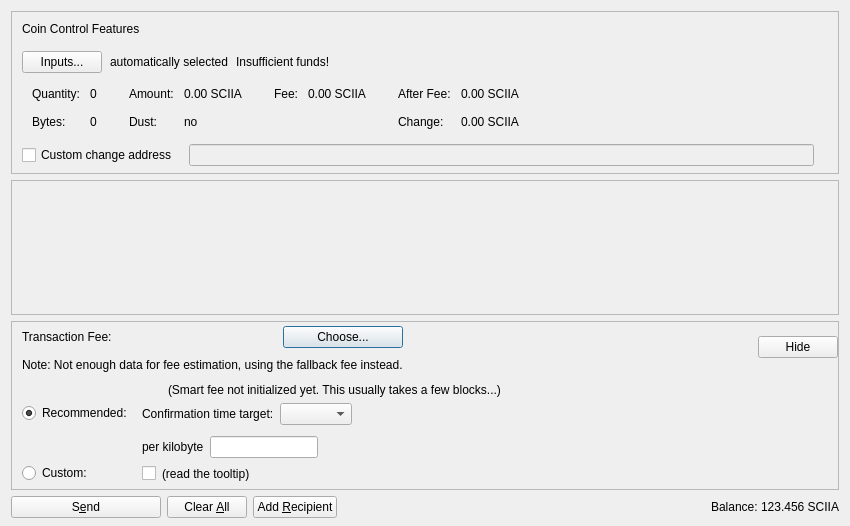
<?xml version="1.0" encoding="UTF-8"?>
<ui version="4.0">
 <class>SendCoinsDialog</class>
 <widget class="QDialog" name="SendCoinsDialog">
  <property name="geometry">
   <rect>
    <x>0</x>
    <y>0</y>
    <width>850</width>
    <height>526</height>
   </rect>
  </property>
  <property name="windowTitle">
   <string>Send Coins</string>
  </property>
  <layout class="QVBoxLayout" name="verticalLayout" stretch="0,1,0,0">
   <property name="bottomMargin">
    <number>8</number>
   </property>
   <item>
    <widget class="QFrame" name="frameCoinControl">
     <property name="sizePolicy">
      <sizepolicy hsizetype="Expanding" vsizetype="Expanding">
       <horstretch>0</horstretch>
       <verstretch>0</verstretch>
      </sizepolicy>
     </property>
     <property name="maximumSize">
      <size>
       <width>16777215</width>
       <height>16777215</height>
      </size>
     </property>
     <property name="frameShape">
      <enum>QFrame::StyledPanel</enum>
     </property>
     <property name="frameShadow">
      <enum>QFrame::Sunken</enum>
     </property>
     <layout class="QVBoxLayout" name="verticalLayoutCoinControl2">
      <property name="spacing">
       <number>0</number>
      </property>
      <property name="leftMargin">
       <number>0</number>
      </property>
      <property name="topMargin">
       <number>0</number>
      </property>
      <property name="rightMargin">
       <number>0</number>
      </property>
      <property name="bottomMargin">
       <number>6</number>
      </property>
      <item>
       <layout class="QVBoxLayout" name="verticalLayoutCoinControl" stretch="0,0,0,0,1">
        <property name="spacing">
         <number>0</number>
        </property>
        <property name="leftMargin">
         <number>10</number>
        </property>
        <property name="topMargin">
         <number>10</number>
        </property>
        <item>
         <layout class="QHBoxLayout" name="horizontalLayoutCoinControl1">
          <property name="bottomMargin">
           <number>15</number>
          </property>
          <item>
           <widget class="QLabel" name="labelCoinControlFeatures">
            <property name="sizePolicy">
             <sizepolicy hsizetype="Preferred" vsizetype="Maximum">
              <horstretch>0</horstretch>
              <verstretch>0</verstretch>
             </sizepolicy>
            </property>
            <property name="text">
             <string>Coin Control Features</string>
            </property>
           </widget>
          </item>
         </layout>
        </item>
        <item>
         <layout class="QHBoxLayout" name="horizontalLayoutCoinControl2" stretch="0,0,0,0">
          <property name="spacing">
           <number>8</number>
          </property>
          <property name="bottomMargin">
           <number>10</number>
          </property>
          <item>
           <widget class="QPushButton" name="pushButtonCoinControl">
            <property name="styleSheet">
             <string notr="true"/>
            </property>
            <property name="text">
             <string>Inputs...</string>
            </property>
            <property name="autoDefault">
             <bool>false</bool>
            </property>
           </widget>
          </item>
          <item>
           <widget class="QLabel" name="labelCoinControlAutomaticallySelected">
            <property name="text">
             <string>automatically selected</string>
            </property>
            <property name="margin">
             <number>5</number>
            </property>
           </widget>
          </item>
          <item>
           <widget class="QLabel" name="labelCoinControlInsuffFunds">
            <property name="text">
             <string>Insufficient funds!</string>
            </property>
            <property name="margin">
             <number>5</number>
            </property>
           </widget>
          </item>
          <item>
           <spacer name="horizontalSpacerCoinControl">
            <property name="orientation">
             <enum>Qt::Horizontal</enum>
            </property>
            <property name="sizeHint" stdset="0">
             <size>
              <width>40</width>
              <height>1</height>
             </size>
            </property>
           </spacer>
          </item>
         </layout>
        </item>
        <item>
         <widget class="QWidget" name="widgetCoinControl" native="true">
          <property name="sizePolicy">
           <sizepolicy hsizetype="Preferred" vsizetype="Preferred">
            <horstretch>0</horstretch>
            <verstretch>0</verstretch>
           </sizepolicy>
          </property>
          <property name="minimumSize">
           <size>
            <width>0</width>
            <height>0</height>
           </size>
          </property>
          <property name="styleSheet">
           <string notr="true"/>
          </property>
          <layout class="QHBoxLayout" name="horizontalLayoutCoinControl5">
           <property name="leftMargin">
            <number>0</number>
           </property>
           <property name="topMargin">
            <number>0</number>
           </property>
           <property name="rightMargin">
            <number>0</number>
           </property>
           <property name="bottomMargin">
            <number>0</number>
           </property>
           <item>
            <layout class="QHBoxLayout" name="horizontalLayoutCoinControl3" stretch="0,0,0,1">
             <property name="spacing">
              <number>20</number>
             </property>
             <property name="topMargin">
              <number>0</number>
             </property>
             <property name="bottomMargin">
              <number>10</number>
             </property>
             <item>
              <layout class="QFormLayout" name="formLayoutCoinControl1">
               <property name="horizontalSpacing">
                <number>10</number>
               </property>
               <property name="verticalSpacing">
                <number>14</number>
               </property>
               <property name="leftMargin">
                <number>10</number>
               </property>
               <property name="topMargin">
                <number>4</number>
               </property>
               <property name="rightMargin">
                <number>6</number>
               </property>
               <item row="0" column="0">
                <widget class="QLabel" name="labelCoinControlQuantityText">
                 <property name="text">
                  <string>Quantity:</string>
                 </property>
                 <property name="margin">
                  <number>0</number>
                 </property>
                </widget>
               </item>
               <item row="0" column="1">
                <widget class="QLabel" name="labelCoinControlQuantity">
                 <property name="cursor">
                  <cursorShape>IBeamCursor</cursorShape>
                 </property>
                 <property name="contextMenuPolicy">
                  <enum>Qt::ActionsContextMenu</enum>
                 </property>
                 <property name="text">
                  <string notr="true">0</string>
                 </property>
                 <property name="margin">
                  <number>0</number>
                 </property>
                 <property name="textInteractionFlags">
                  <set>Qt::LinksAccessibleByMouse|Qt::TextSelectableByKeyboard|Qt::TextSelectableByMouse</set>
                 </property>
                </widget>
               </item>
               <item row="1" column="0">
                <widget class="QLabel" name="labelCoinControlBytesText">
                 <property name="text">
                  <string>Bytes:</string>
                 </property>
                </widget>
               </item>
               <item row="1" column="1">
                <widget class="QLabel" name="labelCoinControlBytes">
                 <property name="cursor">
                  <cursorShape>IBeamCursor</cursorShape>
                 </property>
                 <property name="contextMenuPolicy">
                  <enum>Qt::ActionsContextMenu</enum>
                 </property>
                 <property name="text">
                  <string notr="true">0</string>
                 </property>
                 <property name="textInteractionFlags">
                  <set>Qt::LinksAccessibleByMouse|Qt::TextSelectableByKeyboard|Qt::TextSelectableByMouse</set>
                 </property>
                </widget>
               </item>
              </layout>
             </item>
             <item>
              <layout class="QFormLayout" name="formLayoutCoinControl2">
               <property name="horizontalSpacing">
                <number>10</number>
               </property>
               <property name="verticalSpacing">
                <number>14</number>
               </property>
               <property name="leftMargin">
                <number>6</number>
               </property>
               <property name="topMargin">
                <number>4</number>
               </property>
               <property name="rightMargin">
                <number>6</number>
               </property>
               <item row="0" column="0">
                <widget class="QLabel" name="labelCoinControlAmountText">
                 <property name="text">
                  <string>Amount:</string>
                 </property>
                 <property name="margin">
                  <number>0</number>
                 </property>
                </widget>
               </item>
               <item row="0" column="1">
                <widget class="QLabel" name="labelCoinControlAmount">
                 <property name="cursor">
                  <cursorShape>IBeamCursor</cursorShape>
                 </property>
                 <property name="contextMenuPolicy">
                  <enum>Qt::ActionsContextMenu</enum>
                 </property>
                 <property name="text">
                  <string notr="true">0.00 SCIIA</string>
                 </property>
                 <property name="textInteractionFlags">
                  <set>Qt::LinksAccessibleByMouse|Qt::TextSelectableByKeyboard|Qt::TextSelectableByMouse</set>
                 </property>
                </widget>
               </item>
               <item row="1" column="0">
                <widget class="QLabel" name="labelCoinControlLowOutputText">
                 <property name="text">
                  <string>Dust:</string>
                 </property>
                </widget>
               </item>
               <item row="1" column="1">
                <widget class="QLabel" name="labelCoinControlLowOutput">
                 <property name="cursor">
                  <cursorShape>IBeamCursor</cursorShape>
                 </property>
                 <property name="contextMenuPolicy">
                  <enum>Qt::ActionsContextMenu</enum>
                 </property>
                 <property name="text">
                  <string notr="true">no</string>
                 </property>
                 <property name="textInteractionFlags">
                  <set>Qt::LinksAccessibleByMouse|Qt::TextSelectableByKeyboard|Qt::TextSelectableByMouse</set>
                 </property>
                </widget>
               </item>
              </layout>
             </item>
             <item>
              <layout class="QFormLayout" name="formLayoutCoinControl3">
               <property name="horizontalSpacing">
                <number>10</number>
               </property>
               <property name="verticalSpacing">
                <number>14</number>
               </property>
               <property name="leftMargin">
                <number>6</number>
               </property>
               <property name="topMargin">
                <number>4</number>
               </property>
               <property name="rightMargin">
                <number>6</number>
               </property>
               <item row="0" column="0">
                <widget class="QLabel" name="labelCoinControlFeeText">
                 <property name="text">
                  <string>Fee:</string>
                 </property>
                 <property name="margin">
                  <number>0</number>
                 </property>
                </widget>
               </item>
               <item row="0" column="1">
                <widget class="QLabel" name="labelCoinControlFee">
                 <property name="cursor">
                  <cursorShape>IBeamCursor</cursorShape>
                 </property>
                 <property name="contextMenuPolicy">
                  <enum>Qt::ActionsContextMenu</enum>
                 </property>
                 <property name="text">
                  <string notr="true">0.00 SCIIA</string>
                 </property>
                 <property name="textInteractionFlags">
                  <set>Qt::LinksAccessibleByMouse|Qt::TextSelectableByKeyboard|Qt::TextSelectableByMouse</set>
                 </property>
                </widget>
               </item>
              </layout>
             </item>
             <item>
              <layout class="QFormLayout" name="formLayoutCoinControl4">
               <property name="horizontalSpacing">
                <number>10</number>
               </property>
               <property name="verticalSpacing">
                <number>14</number>
               </property>
               <property name="leftMargin">
                <number>6</number>
               </property>
               <property name="topMargin">
                <number>4</number>
               </property>
               <property name="rightMargin">
                <number>6</number>
               </property>
               <item row="0" column="0">
                <widget class="QLabel" name="labelCoinControlAfterFeeText">
                 <property name="text">
                  <string>After Fee:</string>
                 </property>
                 <property name="margin">
                  <number>0</number>
                 </property>
                </widget>
               </item>
               <item row="0" column="1">
                <widget class="QLabel" name="labelCoinControlAfterFee">
                 <property name="cursor">
                  <cursorShape>IBeamCursor</cursorShape>
                 </property>
                 <property name="contextMenuPolicy">
                  <enum>Qt::ActionsContextMenu</enum>
                 </property>
                 <property name="text">
                  <string notr="true">0.00 SCIIA</string>
                 </property>
                 <property name="textInteractionFlags">
                  <set>Qt::LinksAccessibleByMouse|Qt::TextSelectableByKeyboard|Qt::TextSelectableByMouse</set>
                 </property>
                </widget>
               </item>
               <item row="1" column="0">
                <widget class="QLabel" name="labelCoinControlChangeText">
                 <property name="text">
                  <string>Change:</string>
                 </property>
                </widget>
               </item>
               <item row="1" column="1">
                <widget class="QLabel" name="labelCoinControlChange">
                 <property name="cursor">
                  <cursorShape>IBeamCursor</cursorShape>
                 </property>
                 <property name="contextMenuPolicy">
                  <enum>Qt::ActionsContextMenu</enum>
                 </property>
                 <property name="text">
                  <string notr="true">0.00 SCIIA</string>
                 </property>
                 <property name="textInteractionFlags">
                  <set>Qt::LinksAccessibleByMouse|Qt::TextSelectableByKeyboard|Qt::TextSelectableByMouse</set>
                 </property>
                </widget>
               </item>
              </layout>
             </item>
            </layout>
           </item>
          </layout>
         </widget>
        </item>
        <item>
         <layout class="QHBoxLayout" name="horizontalLayoutCoinControl4" stretch="0,0,0">
          <property name="spacing">
           <number>12</number>
          </property>
          <property name="sizeConstraint">
           <enum>QLayout::SetDefaultConstraint</enum>
          </property>
          <property name="topMargin">
           <number>5</number>
          </property>
          <property name="rightMargin">
           <number>5</number>
          </property>
          <item>
           <widget class="QCheckBox" name="checkBoxCoinControlChange">
            <property name="toolTip">
             <string>If this is activated, but the change address is empty or invalid, change will be sent to a newly generated address.</string>
            </property>
            <property name="text">
             <string>Custom change address</string>
            </property>
           </widget>
          </item>
          <item>
           <widget class="QValidatedLineEdit" name="lineEditCoinControlChange">
            <property name="enabled">
             <bool>false</bool>
            </property>
            <property name="sizePolicy">
             <sizepolicy hsizetype="Expanding" vsizetype="Fixed">
              <horstretch>0</horstretch>
              <verstretch>0</verstretch>
             </sizepolicy>
            </property>
           </widget>
          </item>
          <item>
           <widget class="QLabel" name="labelCoinControlChangeLabel">
            <property name="sizePolicy">
             <sizepolicy hsizetype="Preferred" vsizetype="Expanding">
              <horstretch>0</horstretch>
              <verstretch>0</verstretch>
             </sizepolicy>
            </property>
            <property name="minimumSize">
             <size>
              <width>0</width>
              <height>0</height>
             </size>
            </property>
            <property name="text">
             <string/>
            </property>
            <property name="margin">
             <number>3</number>
            </property>
           </widget>
          </item>
         </layout>
        </item>
        <item>
         <spacer name="verticalSpacerCoinControl">
          <property name="orientation">
           <enum>Qt::Vertical</enum>
          </property>
          <property name="sizeHint" stdset="0">
           <size>
            <width>800</width>
            <height>1</height>
           </size>
          </property>
         </spacer>
        </item>
       </layout>
      </item>
     </layout>
    </widget>
   </item>
   <item>
    <widget class="QScrollArea" name="scrollArea">
     <property name="widgetResizable">
      <bool>true</bool>
     </property>
     <widget class="QWidget" name="scrollAreaWidgetContents">
      <property name="geometry">
       <rect>
        <x>0</x>
        <y>0</y>
        <width>830</width>
        <height>104</height>
       </rect>
      </property>
      <layout class="QVBoxLayout" name="verticalLayout_2" stretch="0,1">
       <property name="leftMargin">
        <number>0</number>
       </property>
       <property name="topMargin">
        <number>0</number>
       </property>
       <property name="rightMargin">
        <number>0</number>
       </property>
       <property name="bottomMargin">
        <number>0</number>
       </property>
       <item>
        <layout class="QVBoxLayout" name="entries">
         <property name="spacing">
          <number>6</number>
         </property>
        </layout>
       </item>
       <item>
        <spacer name="verticalSpacer">
         <property name="orientation">
          <enum>Qt::Vertical</enum>
         </property>
         <property name="sizeHint" stdset="0">
          <size>
           <width>20</width>
           <height>40</height>
          </size>
         </property>
        </spacer>
       </item>
      </layout>
     </widget>
    </widget>
   </item>
   <item>
    <widget class="QFrame" name="frameFee">
     <property name="sizePolicy">
      <sizepolicy hsizetype="Expanding" vsizetype="Expanding">
       <horstretch>0</horstretch>
       <verstretch>0</verstretch>
      </sizepolicy>
     </property>
     <property name="maximumSize">
      <size>
       <width>16777215</width>
       <height>16777215</height>
      </size>
     </property>
     <property name="frameShape">
      <enum>QFrame::StyledPanel</enum>
     </property>
     <property name="frameShadow">
      <enum>QFrame::Sunken</enum>
     </property>
     <layout class="QVBoxLayout" name="verticalLayoutFee1">
      <property name="spacing">
       <number>0</number>
      </property>
      <property name="leftMargin">
       <number>0</number>
      </property>
      <property name="topMargin">
       <number>0</number>
      </property>
      <property name="rightMargin">
       <number>0</number>
      </property>
      <property name="bottomMargin">
       <number>0</number>
      </property>
      <item>
       <layout class="QVBoxLayout" name="verticalLayoutFee2" stretch="0,0,0">
        <property name="spacing">
         <number>0</number>
        </property>
        <property name="leftMargin">
         <number>10</number>
        </property>
        <property name="topMargin">
         <number>0</number>
        </property>
        <item>
         <layout class="QHBoxLayout" name="horizontalLayoutFee1">
          <property name="bottomMargin">
           <number>0</number>
          </property>
          <item>
           <layout class="QVBoxLayout" name="verticalLayoutFee7">
            <property name="spacing">
             <number>0</number>
            </property>
            <item>
             <spacer name="verticalSpacerSmartFee">
              <property name="orientation">
               <enum>Qt::Vertical</enum>
              </property>
              <property name="sizeType">
               <enum>QSizePolicy::Fixed</enum>
              </property>
              <property name="sizeHint" stdset="0">
               <size>
                <width>1</width>
                <height>4</height>
               </size>
              </property>
             </spacer>
            </item>
            <item>
             <layout class="QHBoxLayout" name="horizontalLayoutSmartFee">
              <property name="spacing">
               <number>10</number>
              </property>
              <item>
               <widget class="QLabel" name="labelFeeHeadline">
                <property name="sizePolicy">
                 <sizepolicy hsizetype="Preferred" vsizetype="Maximum">
                  <horstretch>0</horstretch>
                  <verstretch>0</verstretch>
                 </sizepolicy>
                </property>
                <property name="text">
                 <string>Transaction Fee:</string>
                </property>
               </widget>
              </item>
              <item>
               <widget class="QLabel" name="labelFeeMinimized">
                <property name="text">
                 <string/>
                </property>
               </widget>
              </item>
              <item>
               <widget class="QPushButton" name="buttonChooseFee">
                <property name="text">
                 <string>Choose...</string>
                </property>
               </widget>
              </item>
             </layout>
            </item>
            <item>
             <spacer name="verticalSpacer_7">
              <property name="orientation">
               <enum>Qt::Vertical</enum>
              </property>
              <property name="sizeHint" stdset="0">
               <size>
                <width>1</width>
                <height>10</height>
               </size>
              </property>
             </spacer>
            </item>
            <item>
             <widget class="QLabel" name="fallbackFeeWarningLabel">
              <property name="toolTip">
               <string>Using the fallbackfee can result in sending a transaction that will take several hours or days (or never) to confirm. Consider choosing your fee manually or wait until you have validated the complete chain.</string>
              </property>
              <property name="text">
               <string>Note: Not enough data for fee estimation, using the fallback fee instead.</string>
              </property>
              <property name="wordWrap">
               <bool>false</bool>
              </property>
             </widget>
            </item>
            <item>
             <spacer name="verticalSpacer_5">
              <property name="orientation">
               <enum>Qt::Vertical</enum>
              </property>
              <property name="sizeHint" stdset="0">
               <size>
                <width>1</width>
                <height>1</height>
               </size>
              </property>
             </spacer>
            </item>
           </layout>
          </item>
          <item>
           <spacer name="horizontalSpacer_4">
            <property name="orientation">
             <enum>Qt::Horizontal</enum>
            </property>
            <property name="sizeHint" stdset="0">
             <size>
              <width>1</width>
              <height>1</height>
             </size>
            </property>
           </spacer>
          </item>
          <item>
           <widget class="QPushButton" name="buttonMinimizeFee">
            <property name="toolTip">
             <string>collapse fee-settings</string>
            </property>
            <property name="text">
             <string>Hide</string>
            </property>
           </widget>
          </item>
         </layout>
        </item>
        <item>
         <widget class="QFrame" name="frameFeeSelection">
          <layout class="QVBoxLayout" name="verticalLayoutFee12">
           <property name="spacing">
            <number>0</number>
           </property>
           <property name="leftMargin">
            <number>0</number>
           </property>
           <property name="topMargin">
            <number>0</number>
           </property>
           <property name="rightMargin">
            <number>0</number>
           </property>
           <property name="bottomMargin">
            <number>0</number>
           </property>
           <item>
            <layout class="QGridLayout" name="gridLayoutFee">
             <property name="topMargin">
              <number>10</number>
             </property>
             <property name="bottomMargin">
              <number>4</number>
             </property>
             <property name="horizontalSpacing">
              <number>10</number>
             </property>
             <property name="verticalSpacing">
              <number>4</number>
             </property>
             <item row="1" column="1">
              <layout class="QVBoxLayout" name="verticalLayoutFee8">
               <property name="spacing">
                <number>6</number>
               </property>
               <property name="topMargin">
                <number>3</number>
               </property>
               <item>
                <layout class="QHBoxLayout" name="horizontalLayoutFee13" stretch="0,0,1">
                 <item>
                  <widget class="QLabel" name="labelCustomPerKilobyte">
                   <property name="toolTip">
                    <string>If the custom fee is set to 1000 ruffs and the transaction is only 250 bytes, then &quot;per kilobyte&quot; only pays 250 ruffs in fee,&lt;br /&gt;while &quot;at least&quot; pays 1000 ruffs. For transactions bigger than a kilobyte both pay by kilobyte.</string>
                   </property>
                   <property name="text">
                    <string>per kilobyte</string>
                   </property>
                  </widget>
                 </item>
                 <item>
                  <widget class="BitcoinAmountField" name="customFee"/>
                 </item>
                 <item>
                  <spacer name="horizontalSpacer_6">
                   <property name="orientation">
                    <enum>Qt::Horizontal</enum>
                   </property>
                   <property name="sizeHint" stdset="0">
                    <size>
                     <width>1</width>
                     <height>1</height>
                    </size>
                   </property>
                  </spacer>
                 </item>
                </layout>
               </item>
               <item>
                <layout class="QHBoxLayout" name="horizontalLayoutFee8">
                 <item>
                  <widget class="QCheckBox" name="checkBoxMinimumFee">
                   <property name="toolTip">
                    <string>Paying only the minimum fee is just fine as long as there is less transaction volume than space in the blocks.&lt;br /&gt;But be aware that this can end up in a never confirming transaction once there is more demand for sciia transactions than the network can process.</string>
                   </property>
                   <property name="text">
                    <string/>
                   </property>
                  </widget>
                 </item>
                 <item>
                  <widget class="QLabel" name="labelMinFeeWarning">
                   <property name="enabled">
                    <bool>true</bool>
                   </property>
                   <property name="toolTip">
                    <string>Paying only the minimum fee is just fine as long as there is less transaction volume than space in the blocks.&lt;br /&gt;But be aware that this can end up in a never confirming transaction once there is more demand for sciia transactions than the network can process.</string>
                   </property>
                   <property name="text">
                    <string>(read the tooltip)</string>
                   </property>
                   <property name="margin">
                    <number>5</number>
                   </property>
                  </widget>
                 </item>
                 <item>
                  <spacer name="horizontalSpacer_2">
                   <property name="orientation">
                    <enum>Qt::Horizontal</enum>
                   </property>
                   <property name="sizeHint" stdset="0">
                    <size>
                     <width>1</width>
                     <height>1</height>
                    </size>
                   </property>
                  </spacer>
                 </item>
                </layout>
               </item>
              </layout>
             </item>
             <item row="0" column="0">
              <layout class="QVBoxLayout" name="verticalLayoutFee4" stretch="0,1">
               <property name="topMargin">
                <number>20</number>
               </property>
               <property name="bottomMargin">
                <number>3</number>
               </property>
               <item>
                <widget class="QRadioButton" name="radioSmartFee">
                 <property name="text">
                  <string>Recommended:</string>
                 </property>
                 <property name="checked">
                  <bool>true</bool>
                 </property>
                 <attribute name="buttonGroup">
                  <string notr="true">groupFee</string>
                 </attribute>
                </widget>
               </item>
               <item>
                <spacer name="verticalSpacer_2">
                 <property name="orientation">
                  <enum>Qt::Vertical</enum>
                 </property>
                 <property name="sizeHint" stdset="0">
                  <size>
                   <width>1</width>
                   <height>1</height>
                  </size>
                 </property>
                </spacer>
               </item>
              </layout>
             </item>
             <item row="1" column="0">
              <layout class="QVBoxLayout" name="verticalLayoutFee9" stretch="0,1">
               <property name="topMargin">
                <number>30</number>
               </property>
               <item>
                <widget class="QRadioButton" name="radioCustomFee">
                 <property name="text">
                  <string>Custom:</string>
                 </property>
                 <attribute name="buttonGroup">
                  <string notr="true">groupFee</string>
                 </attribute>
                </widget>
               </item>
               <item>
                <spacer name="verticalSpacer_6">
                 <property name="orientation">
                  <enum>Qt::Vertical</enum>
                 </property>
                 <property name="sizeHint" stdset="0">
                  <size>
                   <width>1</width>
                   <height>1</height>
                  </size>
                 </property>
                </spacer>
               </item>
              </layout>
             </item>
             <item row="0" column="1">
              <layout class="QVBoxLayout" name="verticalLayoutFee3" stretch="0,0,1">
               <property name="spacing">
                <number>6</number>
               </property>
               <property name="topMargin">
                <number>0</number>
               </property>
               <property name="bottomMargin">
                <number>3</number>
               </property>
               <item>
                <layout class="QHBoxLayout" name="horizontalLayoutFee12">
                 <item>
                  <widget class="QLabel" name="labelSmartFee">
                   <property name="text">
                    <string/>
                   </property>
                   <property name="margin">
                    <number>2</number>
                   </property>
                  </widget>
                 </item>
                 <item>
                  <widget class="QLabel" name="labelFeeEstimation">
                   <property name="text">
                    <string/>
                   </property>
                  </widget>
                 </item>
                 <item>
                  <widget class="QLabel" name="labelSmartFee2">
                   <property name="text">
                    <string>(Smart fee not initialized yet. This usually takes a few blocks...)</string>
                   </property>
                   <property name="margin">
                    <number>2</number>
                   </property>
                  </widget>
                 </item>
                 <item>
                  <spacer name="horizontalSpacer_5">
                   <property name="orientation">
                    <enum>Qt::Horizontal</enum>
                   </property>
                   <property name="sizeHint" stdset="0">
                    <size>
                     <width>1</width>
                     <height>1</height>
                    </size>
                   </property>
                  </spacer>
                 </item>
                </layout>
               </item>
               <item>
                <layout class="QHBoxLayout" name="horizontalLayoutFee9">
                 <item>
                  <layout class="QVBoxLayout" name="verticalLayoutFee6">
                   <item>
                    <widget class="QLabel" name="labelSmartFee3">
                     <property name="text">
                      <string>Confirmation time target:</string>
                     </property>
                     <property name="margin">
                      <number>2</number>
                     </property>
                    </widget>
                   </item>
                  </layout>
                 </item>
                 <item>
                  <layout class="QVBoxLayout" name="verticalLayoutFee5">
                   <property name="rightMargin">
                    <number>30</number>
                   </property>
                   <item>
                    <layout class="QHBoxLayout" name="horizontalLayoutConfTarget">
                     <property name="bottomMargin">
                      <number>0</number>
                     </property>
                     <item>
                      <widget class="QComboBox" name="confTargetSelector"/>
                     </item>
                     <item>
                      <spacer name="horizontalSpacerConfTarget">
                       <property name="orientation">
                        <enum>Qt::Horizontal</enum>
                       </property>
                       <property name="sizeHint" stdset="0">
                        <size>
                         <width>40</width>
                         <height>20</height>
                        </size>
                       </property>
                      </spacer>
                     </item>
                    </layout>
                   </item>
                  </layout>
                 </item>
                </layout>
               </item>
               <item>
                <spacer name="verticalSpacer_4">
                 <property name="orientation">
                  <enum>Qt::Vertical</enum>
                 </property>
                 <property name="sizeHint" stdset="0">
                  <size>
                   <width>1</width>
                   <height>1</height>
                  </size>
                 </property>
                </spacer>
               </item>
              </layout>
             </item>
            </layout>
           </item>
          </layout>
         </widget>
        </item>
        <item>
         <spacer name="verticalSpacerFee">
          <property name="orientation">
           <enum>Qt::Vertical</enum>
          </property>
          <property name="sizeHint" stdset="0">
           <size>
            <width>800</width>
            <height>1</height>
           </size>
          </property>
         </spacer>
        </item>
       </layout>
      </item>
     </layout>
    </widget>
   </item>
   <item>
    <layout class="QHBoxLayout" name="horizontalLayout">
     <item>
      <widget class="QPushButton" name="sendButton">
       <property name="minimumSize">
        <size>
         <width>150</width>
         <height>0</height>
        </size>
       </property>
       <property name="toolTip">
        <string>Confirm the send action</string>
       </property>
       <property name="text">
        <string>S&amp;end</string>
       </property>
       <property name="autoDefault">
        <bool>false</bool>
       </property>
       <property name="default">
        <bool>false</bool>
       </property>
      </widget>
     </item>
     <item>
      <widget class="QPushButton" name="clearButton">
       <property name="sizePolicy">
        <sizepolicy hsizetype="Minimum" vsizetype="Fixed">
         <horstretch>0</horstretch>
         <verstretch>0</verstretch>
        </sizepolicy>
       </property>
       <property name="toolTip">
        <string>Clear all fields of the form.</string>
       </property>
       <property name="text">
        <string>Clear &amp;All</string>
       </property>
       <property name="autoDefault">
        <bool>false</bool>
       </property>
      </widget>
     </item>
     <item>
      <widget class="QPushButton" name="addButton">
       <property name="toolTip">
        <string>Send to multiple recipients at once</string>
       </property>
       <property name="text">
        <string>Add &amp;Recipient</string>
       </property>
       <property name="autoDefault">
        <bool>false</bool>
       </property>
      </widget>
     </item>
     <item>
      <spacer name="horizontalSpacer">
       <property name="orientation">
        <enum>Qt::Horizontal</enum>
       </property>
       <property name="sizeHint" stdset="0">
        <size>
         <width>40</width>
         <height>20</height>
        </size>
       </property>
      </spacer>
     </item>
     <item>
      <layout class="QHBoxLayout" name="horizontalLayout_2">
       <property name="spacing">
        <number>3</number>
       </property>
       <item>
        <widget class="QLabel" name="labelBalanceText">
         <property name="text">
          <string>Balance:</string>
         </property>
        </widget>
       </item>
       <item>
        <widget class="QLabel" name="labelBalance">
         <property name="sizePolicy">
          <sizepolicy hsizetype="Preferred" vsizetype="Preferred">
           <horstretch>0</horstretch>
           <verstretch>0</verstretch>
          </sizepolicy>
         </property>
         <property name="cursor">
          <cursorShape>IBeamCursor</cursorShape>
         </property>
         <property name="text">
          <string notr="true">123.456 SCIIA</string>
         </property>
         <property name="textInteractionFlags">
          <set>Qt::LinksAccessibleByMouse|Qt::TextSelectableByKeyboard|Qt::TextSelectableByMouse</set>
         </property>
        </widget>
       </item>
      </layout>
     </item>
    </layout>
   </item>
  </layout>
 </widget>
 <customwidgets>
  <customwidget>
   <class>QValidatedLineEdit</class>
   <extends>QLineEdit</extends>
   <header>qt/qvalidatedlineedit.h</header>
  </customwidget>
  <customwidget>
   <class>BitcoinAmountField</class>
   <extends>QLineEdit</extends>
   <header>qt/bitcoinamountfield.h</header>
   <container>1</container>
  </customwidget>
 </customwidgets>
 <resources>
  <include location="../sciia.qrc"/>
 </resources>
 <connections/>
 <buttongroups>
  <buttongroup name="groupFee"/>
 </buttongroups>
</ui>
